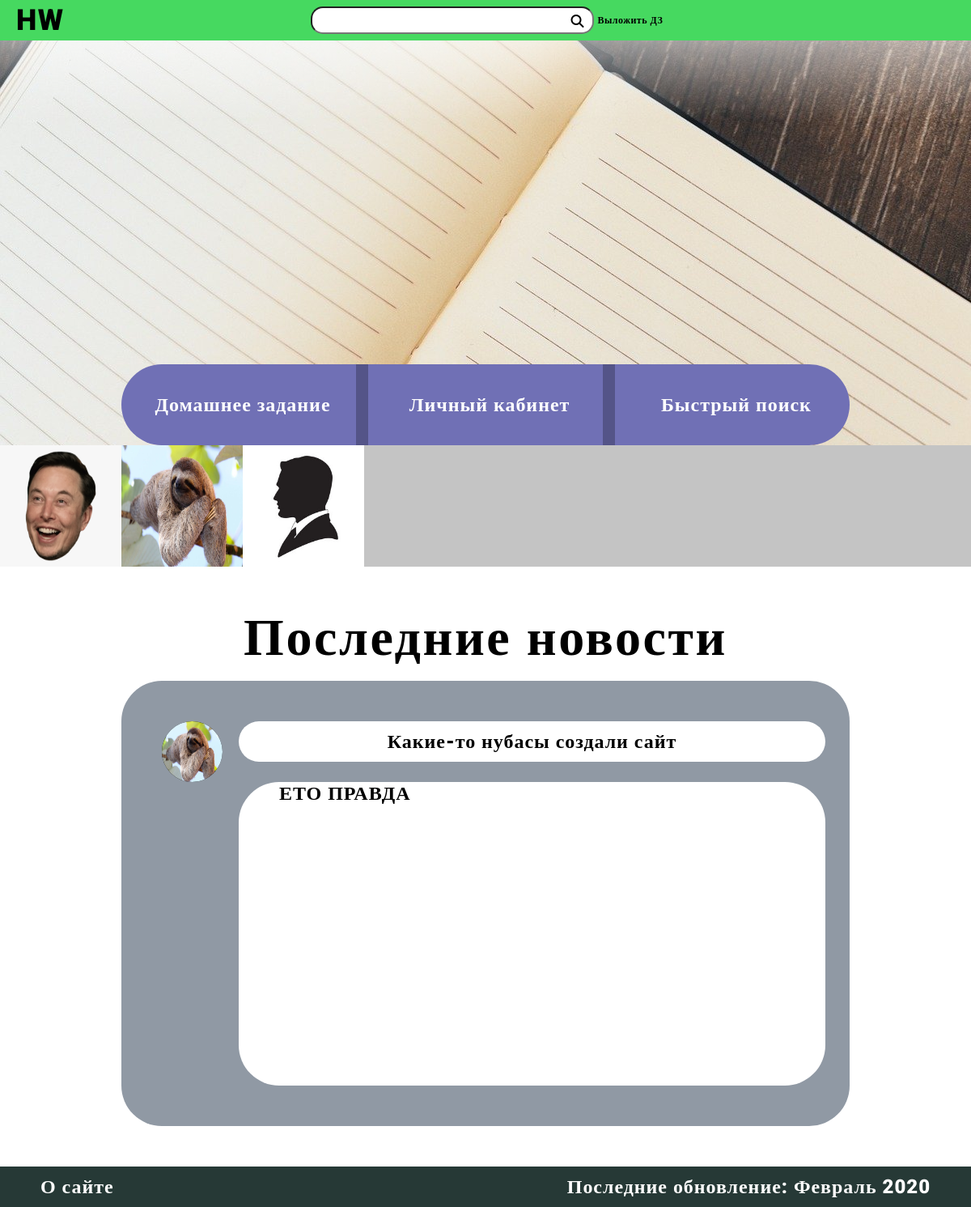
/ (signed in), run on an earlier commit of the app's database.
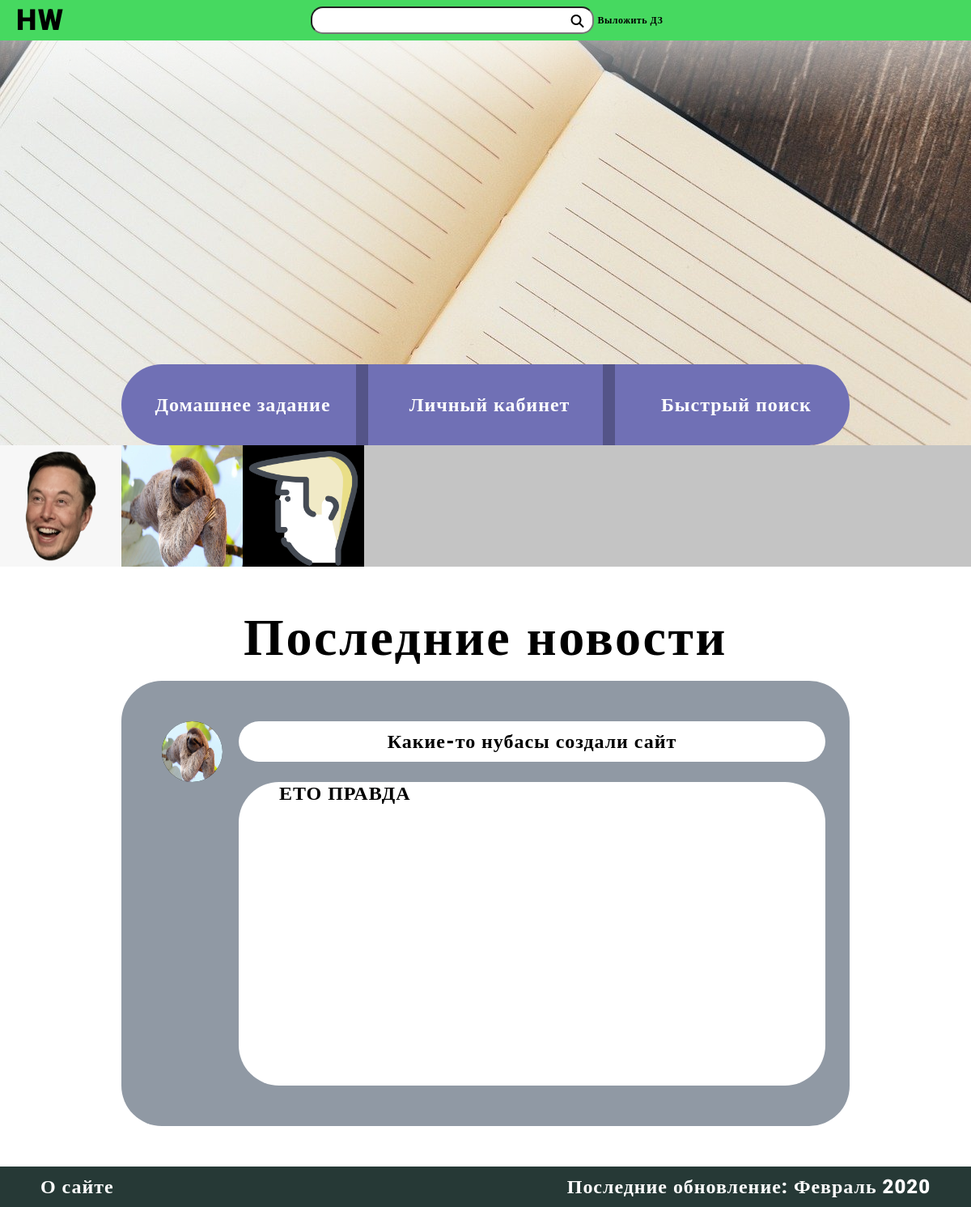
And on a later commit of the database.
### users/models.py (models this page shows, shortened)
class User(AbstractBaseUser):
	username = models.CharField(max_length=20, unique=True, validators=[validate_input])
	admin = models.BooleanField(default=False)
	staff = models.BooleanField(default=False)
	USERNAME_FIELD = 'username'
	REQUIRED_FIELDS = []
	objects = UserManager()
	@property
	def last_publictation_date(self):
		return self.homeworks.all().date()[0].publication_date
	@property
	def has_homeworks(self):
		return self.homeworks.all().count() != 0

class UserProfile(models.Model):
	user = models.OneToOneField(User, related_name='profile', on_delete=models.CASCADE)
	name = models.CharField(max_length=15, blank=True, validators=[validate_input])
	surname = models.CharField(max_length=15, blank=True, validators=[validate_input])
	grade = models.IntegerField(choices=create_grades(), default=1)
	photo = models.ImageField(upload_to=upload_location, default='users/default.jpg')

### HWHUB/views.py (the view)
# urls.py: path('', views.MainPage.as_view(), name='main'),
@method_decorator(login_required, name='dispatch')
class MainPage(View):
	def get(self, request):
		last_users = User.objects.all().last()[:10]
		last_news = New.objects.all().order_by('-publication_date')
		if request.user.is_authenticated:
			profile = UserProfile.objects.filter(user=request.user)[0]
		else:
			profile = None
		context = {'user':request.user, 'profile':profile,
		'last_users':last_users, 'last_news':last_news, 'classes':list(range(1, 12))}
		return render(request, 'main.html', context)

### homeworks/models.py (called while the page is built)
	def date(self):
		return self.order_by('-publication_date')

	def get_queryset(self):
		return HomeworkQuerySet(self.model, using=self._db)

### users/models.py (called while the page is built)
	def last(self):
		U = [user for user in self if user.has_homeworks]
		return sorted(U, key=lambda x: x.last_publictation_date, reverse=True)

	def get_queryset(self):
		return UserQuerySet(self.model, using=self._db)

### templates/main.html (shortened to what this page needs)
{% extends 'navbar.html' %}
{% load static %}
{% block link %}
<link href="{% static 'styles/main.css' %}?version=32" rel="stylesheet">
{% endblock %}
{% block content %}
<div class="content">
	<div class="header">
		<div class="header_button_area" style="background: linear-gradient(180deg, rgba(255, 255, 255, 0.82) 0.01%, rgba(255, 255, 255, 0.54) 0.02%, rgba(255, 255, 255, 0) 19.79%), url({% static 'images/header.jpg' %});">
			<div class="header_button_area_button">
				<div class="header_button_area_button_HW">
						<div class="header_button_area_button_HW_Link">
							<p class="usual" style="margin-top: 36px">Домашнее задание</p>
						</div>
				</div>
				<div class="Stick"></div>
				<div class="header_button_area_button_LK">
					<a href="id{{request.user.id}}">
						<div class="header_button_area_button_LK_Link">
							<p class="usual" style="margin-top: 36px">Личный кабинет</p>
						</div>
					</a>
				</div>
				<div class="Stick"></div>
				<div class="header_button_area_button_FS">
						<div class="header_button_area_button_FS_Link">
							<p class="usual" style="margin-top: 36px">Быстрый поиск</p>
						</div>
				</div>
			</div>
		</div>
		<div class="HW_LastUsers" style="background: #C4C4C4">
			{% for user in last_users %}
			<div class="HW_LastUsers_Item">
			<a href="{% url 'profile' user.id %}">
			<img src="{{ user.profile.photo.url }}" width="150px" height="150px" style="background: black">
			</a>
			</div>
			{% endfor %}
		</div>
	</div>
	<div class="main_content">
		<p class="usual" style="margin-top: 50px; font-size: 64px; line-height: 75px; color: black!important" align="center">Последние новости</p>
		<div class="news_block">
			{% for new in last_news %}
			<div class="news_block_grid">
				<div class="news_block_avatar">
					<img src="{{new.publisher.profile.photo.url}}" width="75px" height="75px">
				</div>
				<div class="news_block_name">
					<div class="news_block_name_content usual" style="color: black!important;">
						{{new.summary}}
					</div>
				</div>
				<div class="news_block_content">
					<div class="news_block_content_content usual" style="color: black!important;">
						{{new.description}}
					</div>
				</div>
			</div>
			{% endfor %}
		</div>
	</div>
	<div class="footer">
		<a class="usual" href="#" style="left: 50px; position: absolute; margin-top: 11px">О сайте</a>
		<div class="last_update">
		<p class="usual" style="margin-bottom: 0px">Последние обновление: Февраль 2020</p>
		</div>
	</div>
</div>
{% endblock %}

What changed in the data, as far as the page shows it:
changed through a linked row, User (number 3 of 3 on the later page): profile.photo: picture added in place of a placeholder
